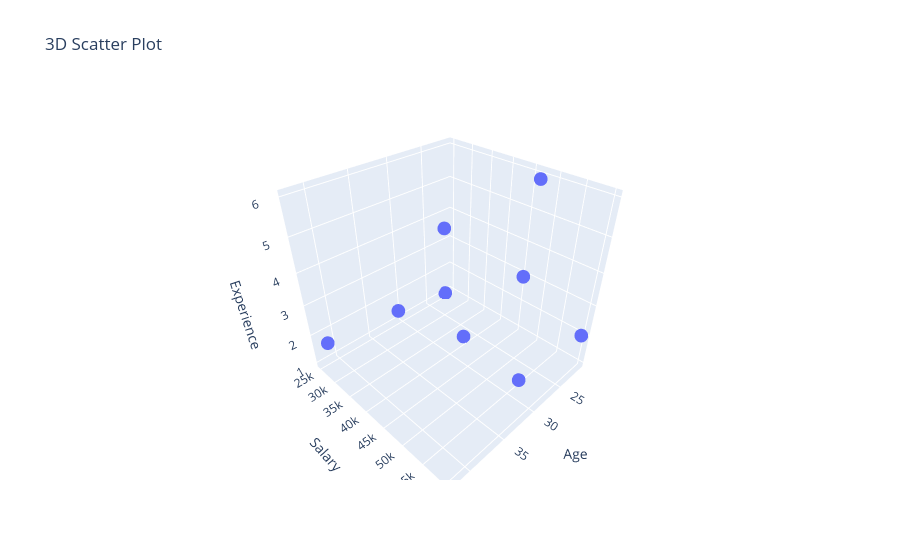

Notebook code for this chart:
### Code cell
fig = px.scatter_3d(df, x = "Age", y = "Salary", z = "Experience", title = "3D Scatter Plot")
fig.show()

### Figure 1 — Plotly figure (JSON) as saved in the notebook; plotly's stock layout.template omitted (floating-point values rounded to 4 significant figures)
{"data": [{"hovertemplate": "Age=%{x}<br>Salary=%{y}<br>Experience=%{z}<extra></extra>", "legendgroup": "", "marker": {"color": "#636efa", "symbol": "circle"}, "mode": "markers", "name": "", "scene": "scene", "showlegend": false, "type": "scatter3d", "x": [22, 25, 36, 42, 27, 22, 21, 28, 32], "y": [25000, 30000, 37000, 28000, 39000, 48000, 60000, 55000, 58000], "z": [1, 4, 3, 2, 1, 6, 2, 1, 5]}], "layout": {"legend": {"tracegroupgap": 0}, "scene": {"domain": {"x": [0, 1], "y": [0, 1]}, "xaxis": {"title": {"text": "Age"}}, "yaxis": {"title": {"text": "Salary"}}, "zaxis": {"title": {"text": "Experience"}}}, "title": {"text": "3D Scatter Plot"}}}
